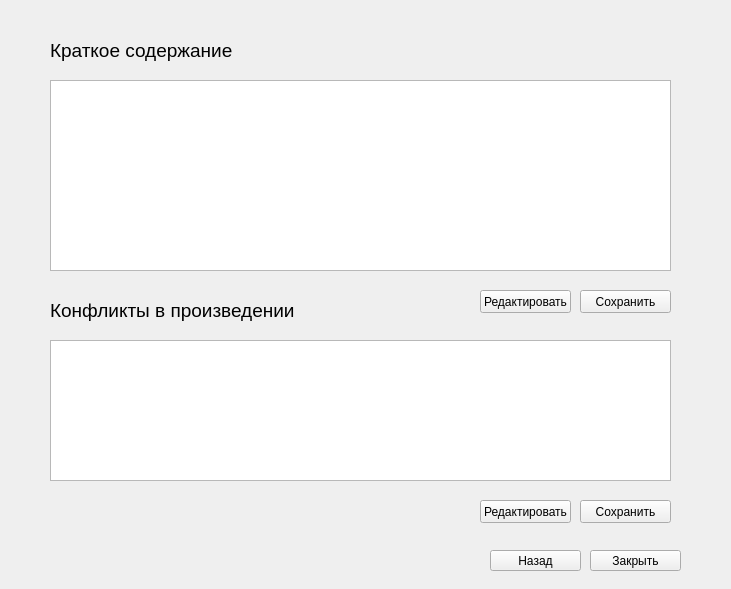
<?xml version="1.0" encoding="UTF-8"?>
<ui version="4.0">
 <class>Form</class>
 <widget class="QWidget" name="Form">
  <property name="geometry">
   <rect>
    <x>0</x>
    <y>0</y>
    <width>731</width>
    <height>589</height>
   </rect>
  </property>
  <property name="windowTitle">
   <string>Form</string>
  </property>
  <widget class="QPlainTextEdit" name="argumText">
   <property name="geometry">
    <rect>
     <x>50</x>
     <y>80</y>
     <width>621</width>
     <height>191</height>
    </rect>
   </property>
   <property name="readOnly">
    <bool>true</bool>
   </property>
  </widget>
  <widget class="QLabel" name="label">
   <property name="geometry">
    <rect>
     <x>50</x>
     <y>40</y>
     <width>191</width>
     <height>21</height>
    </rect>
   </property>
   <property name="font">
    <font>
     <pointsize>14</pointsize>
    </font>
   </property>
   <property name="text">
    <string>Краткое содержание</string>
   </property>
  </widget>
  <widget class="QLabel" name="label_2">
   <property name="geometry">
    <rect>
     <x>50</x>
     <y>300</y>
     <width>251</width>
     <height>21</height>
    </rect>
   </property>
   <property name="font">
    <font>
     <pointsize>14</pointsize>
    </font>
   </property>
   <property name="text">
    <string>Конфликты в произведении</string>
   </property>
  </widget>
  <widget class="QPlainTextEdit" name="clashText">
   <property name="geometry">
    <rect>
     <x>50</x>
     <y>340</y>
     <width>621</width>
     <height>141</height>
    </rect>
   </property>
   <property name="readOnly">
    <bool>true</bool>
   </property>
  </widget>
  <widget class="QPushButton" name="closeBtn">
   <property name="geometry">
    <rect>
     <x>590</x>
     <y>550</y>
     <width>91</width>
     <height>21</height>
    </rect>
   </property>
   <property name="text">
    <string>Закрыть</string>
   </property>
  </widget>
  <widget class="QPushButton" name="backBtn">
   <property name="geometry">
    <rect>
     <x>490</x>
     <y>550</y>
     <width>91</width>
     <height>21</height>
    </rect>
   </property>
   <property name="text">
    <string>Назад</string>
   </property>
  </widget>
  <widget class="QPushButton" name="saveClash">
   <property name="geometry">
    <rect>
     <x>580</x>
     <y>500</y>
     <width>91</width>
     <height>23</height>
    </rect>
   </property>
   <property name="text">
    <string>Сохранить</string>
   </property>
  </widget>
  <widget class="QPushButton" name="saveArgum">
   <property name="geometry">
    <rect>
     <x>580</x>
     <y>290</y>
     <width>91</width>
     <height>23</height>
    </rect>
   </property>
   <property name="text">
    <string>Сохранить</string>
   </property>
  </widget>
  <widget class="QPushButton" name="editArgum">
   <property name="geometry">
    <rect>
     <x>480</x>
     <y>290</y>
     <width>91</width>
     <height>23</height>
    </rect>
   </property>
   <property name="text">
    <string>Редактировать</string>
   </property>
  </widget>
  <widget class="QPushButton" name="editClash">
   <property name="geometry">
    <rect>
     <x>480</x>
     <y>500</y>
     <width>91</width>
     <height>23</height>
    </rect>
   </property>
   <property name="text">
    <string>Редактировать</string>
   </property>
  </widget>
 </widget>
 <resources/>
 <connections/>
</ui>
